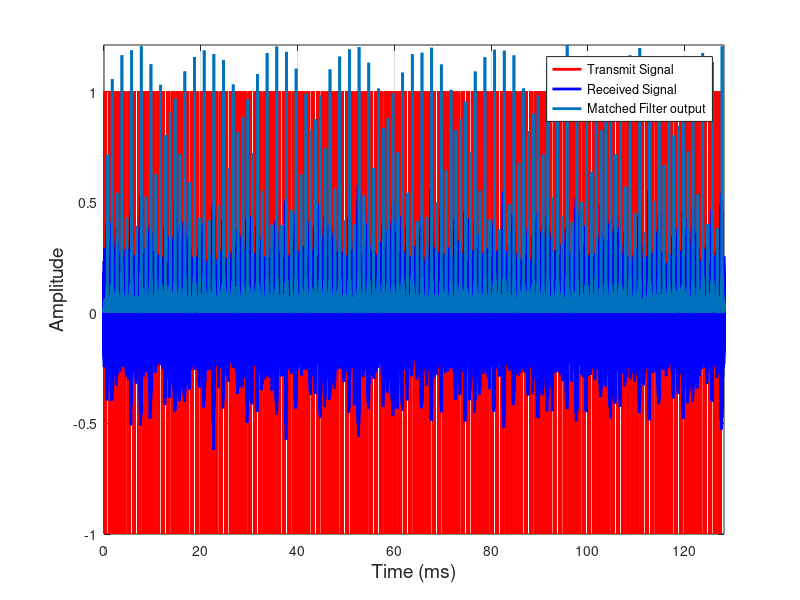
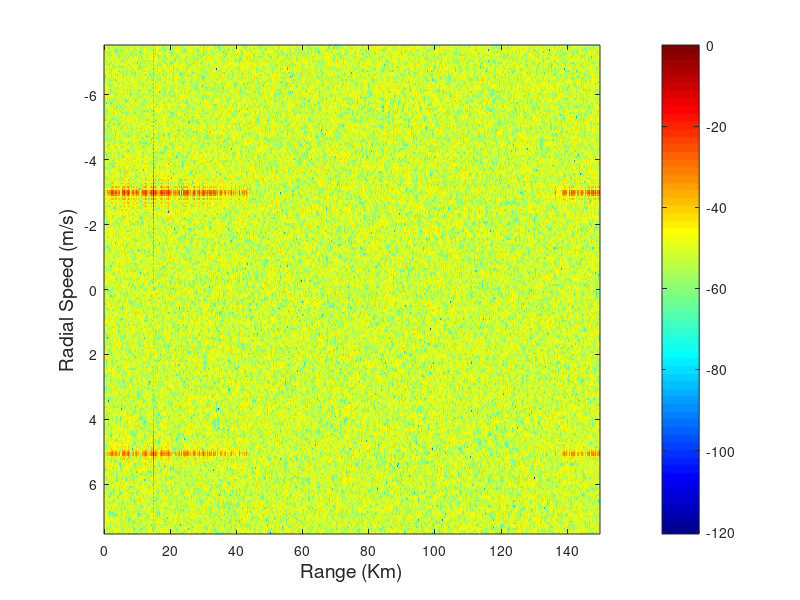

Reproduce these figures in MATLAB, in order. (Note: this script raises an error after producing the figures.)
% SPS Short Course: Radar Signal Processing Mastery
% Theory and Hands-On Applications with mmWave MIMO Radar Sensors
% Date: 7-11 October 2024
% Time: 9:00AM-11:00AM ET (New York Time)
% Presenter: Mohammad Alaee-Kerahroodi

close all
clear
clc

rng(2024)
% Constants
c = 3e8;            % Speed of light in m/s
f_c = 10e9;         % Carrier frequency for radar 
lambda = c / f_c;   % Wavelength in meters

% Parameters
tau = 200e-6;       % Pulse width 
bandwidth = 1e6;    % Bandwidth of the transmit signal 
fs = 10*bandwidth;  % Sampling frequency (samples per second)

% Parameters
PRI = 1e-3;         % Pulse Repetition Interval 
PRF = 1/PRI;        % Pulse Repetition Frequency 
nPulse = 128;       % Number of pulses

nFFT = 256;
snr = 0;

timeBandwidthProduct = tau * bandwidth;
samplePerChip = round(tau * fs);
ddsRate = samplePerChip/timeBandwidthProduct;
samplePerPRI = round(PRI*fs);

unambRange = c * PRI /2;
rangeResolution = c / (2 * bandwidth);

t_start = 100e-6;   % Start time 
sampleStart = round(t_start * fs);
t = linspace(0, t_start+nPulse*PRI, (t_start+nPulse*PRI)*fs); % Time vector 

% Time vector for pulse duration
tPulse = 0:1/fs:tau-1/fs;

% Generate transmit signal
alpha = exp(1i * 2*pi /timeBandwidthProduct);
exponent = (0:(timeBandwidthProduct-1))' .* (1:timeBandwidthProduct)' / 2;
golomb_code = alpha.^exponent;

random_code = 2*randi([0 1], 1, timeBandwidthProduct) - 1; % Random binary (+1/-1)
tx_waveform = repelem(random_code, ddsRate);


% Doppler Resolution Calculation
Tcpi = nPulse * PRI;                   % Total observation time (CPI)

doppler_resolution = 1 / Tcpi;         % Doppler resolution in Hz
velocity_resolution = lambda / (2 * Tcpi);  % Velocity resolution in m/s

% Display Doppler and Velocity Resolution
fprintf('Doppler Resolution: %.2f Hz\n', doppler_resolution);
fprintf('Velocity Resolution: %.4f m/s\n', velocity_resolution);

% Simulate Two Targets with Different Doppler Shifts
v1 = 5;   % Velocity of target 
v2 = -3;   % Velocity of target 
fd1 = 2 * v1 / lambda;  % Doppler frequency shift for target 1
fd2 = 2 * v2 / lambda;  % Doppler frequency shift for target 2
dopplerTarget1 = exp(1j * 2 * pi * fd1 * t);
dopplerTarget2 = exp(1j * 2 * pi * fd2 * t);

delayTarget1 = 400e-6;   % Round-trip delay of target
delayTarget2 = 400e-6;   % Round-trip delay of target
attTarget1 = 0.1;        % Attenuation factor
attTarget2 = 0.2;        % Attenuation factor

pulseTx = zeros(size(t));   % Transmit pulse

% Simulate received signals from the two targets
pulseRxTarget1 = zeros(size(t));   % Received pulse for target 1
pulseRxTarget2 = zeros(size(t));   % Received pulse for target 2


for i = 0:nPulse-1
    tInterval = t >= t_start + i*PRI & t <= t_start + i*PRI + tau;
    pulseTx(tInterval) = tx_waveform;  % Set transmitted pulse to the intrspulse modulation

    tIntervalTarget1 = t >= t_start + i*PRI + delayTarget1 & t <= t_start + i*PRI + delayTarget1 + tau;
    tIntervalTarget2 = t >= t_start + i*PRI + delayTarget2 & t <= t_start + i*PRI + delayTarget2 + tau;

    pulseRxTarget1(tIntervalTarget1) = attTarget1 * tx_waveform;  % Set received pulse for target 1
    pulseRxTarget2(tIntervalTarget2) = attTarget2 * tx_waveform;  % Set received pulse for target 2

end


received_pulse = pulseRxTarget1 .* exp(1j * 2 * pi * fd1 * t)  + pulseRxTarget2 .* exp(1j * 2 * pi * fd2 * t);  
% Total received signal
received_signal = awgn(received_pulse, snr, "measured");

% matched filter
r = filter(conj(tx_waveform(end:-ddsRate:1)),1,received_signal(1:ddsRate:end))/timeBandwidthProduct;

% range-Doppler
dataMatrix = reshape(r(round(sampleStart/ddsRate)+1:end),round(samplePerPRI/ddsRate),nPulse);
rangeDoppler = abs(fftshift(fft(dataMatrix,nFFT,2)));

% Plot the received signal (real part)
figure('Position', [100, 100, 900, 600]);
plot(t*1e3, real(pulseTx), 'r', 'LineWidth', 2, 'DisplayName', 'Transmit Signal'); hold on;
plot(t*1e3, real(received_signal), 'b', 'LineWidth', 2, 'DisplayName', 'Received Signal');
plot(t(1:ddsRate:end)*1e3, abs(r(1:end))*4, 'LineWidth', 2, 'DisplayName', 'Matched Filter output')
axis('tight')
xlabel('Time (ms)', 'FontSize', 14);
ylabel('Amplitude', 'FontSize', 14);
legend();
grid on;


rangeDoppler_dB = 20 * log10(rangeDoppler / max(rangeDoppler(:)));  % Normalize and convert to dB

% Plot Range-Doppler map
figure('Position', [100, 100, 900, 600]);
axisfd = linspace(-PRF/2,PRF/2,nFFT);
axisVr = linspace(-PRF*lambda/4,PRF*lambda/4,nFFT);
axisRange = 0:rangeResolution:unambRange - rangeResolution;
imagesc(axisRange/1e3, axisVr, rangeDoppler_dB.');
ylabel('Radial Speed (m/s)', 'FontSize', 14);
xlabel('Range (Km)', 'FontSize', 14);
% title('Range-Doppler Map', 'FontSize', 16);
colormap(jet);
colorbar;
clim([-40 0]);  % Dynamic range in dB
axis xy;

% Optional: Add markers for the targets
hold on;
plot(fd1, delayTarget1 * c / 2, 'ro', 'MarkerSize', 10, 'LineWidth', 2, 'DisplayName', 'Target 1');
plot(fd2, delayTarget2 * c / 2, 'go', 'MarkerSize', 10, 'LineWidth', 2, 'DisplayName', 'Target 2');
legend show;